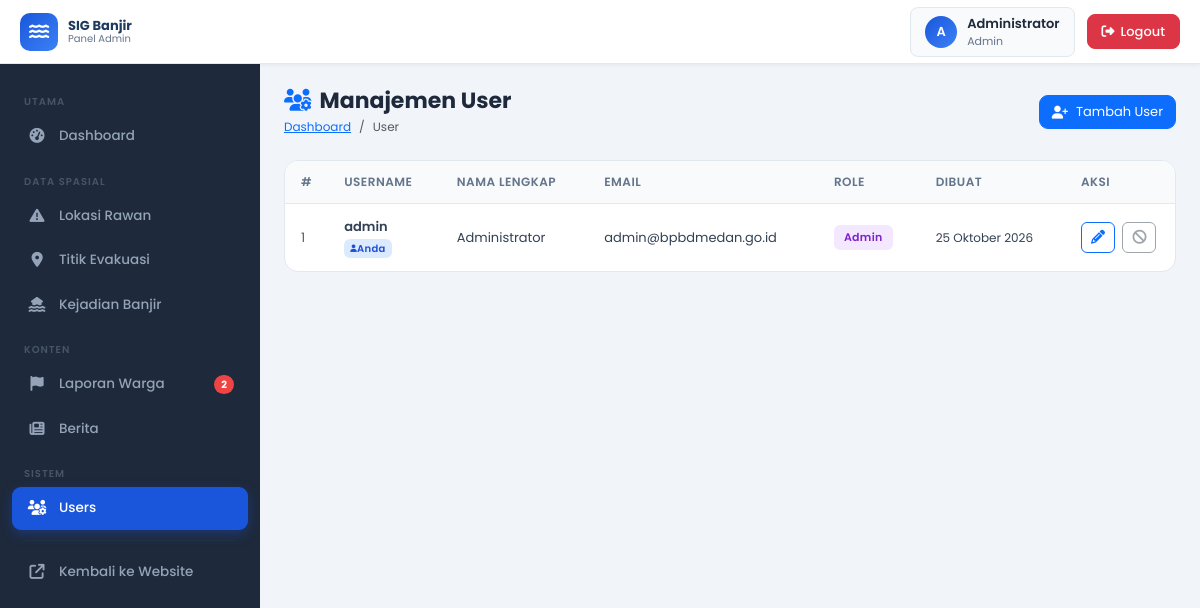
The page /admin/users.php (signed in) on the database its author committed.
### tables this page shows
CREATE TABLE users (
  id INT PRIMARY KEY AUTO_INCREMENT,
  username VARCHAR(50) UNIQUE NOT NULL,
  password VARCHAR(255) NOT NULL,
  nama_lengkap VARCHAR(100) NOT NULL,
  email VARCHAR(100),
  role ENUM('admin','operator') DEFAULT 'admin',
  created_at TIMESTAMP DEFAULT CURRENT_TIMESTAMP
);

### includes/functions.php (called while the page is built, shortened)
<?php
function formatDate(string $date, string $format = 'd F Y'): string {
    $bulanIndo = [
        1 => 'Januari', 'Februari', 'Maret', 'April', 'Mei', 'Juni',
        'Juli', 'Agustus', 'September', 'Oktober', 'November', 'Desember'
    ];
    $hariIndo = [
        'Sunday'    => 'Minggu',
        'Monday'    => 'Senin',
        'Tuesday'   => 'Selasa',
        'Wednesday' => 'Rabu',
        'Thursday'  => 'Kamis',
        'Friday'    => 'Jumat',
        'Saturday'  => 'Sabtu'
    ];
    $timestamp = is_numeric($date) ? $date : strtotime($date);
    $tanggal = date('j', $timestamp);
    $bulan = $bulanIndo[(int)date('n', $timestamp)];
    $tahun = date('Y', $timestamp);
    $hari = $hariIndo[date('l', $timestamp)];
    if ($format === 'd F Y') {
        return $tanggal . ' ' . $bulan . ' ' . $tahun;
    } elseif ($format === 'l, d F Y') {
        return $hari . ', ' . $tanggal . ' ' . $bulan . ' ' . $tahun;
    } elseif ($format === 'd/m/Y') {
        return date('d/m/Y', $timestamp);
    } else {
        return date($format, $timestamp);
    }
}

### admin/users.php (the view, shortened to what this page needs)
<?php
require_once __DIR__ . '/../includes/functions.php';
$db = getDB();
$userList = $db->query("
    SELECT id, username, nama_lengkap, email, role, created_at
    FROM users
    ORDER BY created_at DESC
")->fetchAll();
require_once __DIR__ . '/includes/header.php';
?>
<div class="page-header">
    <div class="page-header-left">
        <h1><i class="fa-solid fa-users-gear me-2 text-primary"></i>Manajemen User</h1>
        <nav aria-label="breadcrumb">
            <ol class="breadcrumb mb-0">
                <li class="breadcrumb-item"><a href="/GIS_BANJIR/admin/index.php">Dashboard</a></li>
                <li class="breadcrumb-item active">User</li>
            </ol>
        </nav>
    </div>
    <button class="btn btn-primary d-flex align-items-center gap-2" style="border-radius:9px; font-size:13px"
            data-bs-toggle="modal" data-bs-target="#modalTambah">
        <i class="fa-solid fa-user-plus"></i> Tambah User
    </button>
</div>
<div class="data-card">
    <div class="data-card-body">
        <?php if (count($userList) === 0): ?>
            <div class="text-center text-muted py-5">
                <i class="fa-solid fa-users fa-3x mb-3 d-block opacity-50"></i>
                Belum ada data user.
            </div>
        <?php else: ?>
        <div class="table-responsive">
            <table class="admin-table w-100" aria-label="Tabel Manajemen User">
                <thead>
                    <tr>
                        <th style="width:40px">#</th>
                        <th>Username</th>
                        <th>Nama Lengkap</th>
                        <th>Email</th>
                        <th>Role</th>
                        <th>Dibuat</th>
                        <th style="width:110px">Aksi</th>
                    </tr>
                </thead>
                <tbody>
                    <?php foreach ($userList as $i => $usr): ?>
                    <tr>
                        <td class="text-muted"><?= $i + 1 ?></td>
                        <td>
                            <div style="font-weight:600"><?= htmlspecialchars($usr['username'], ENT_QUOTES, 'UTF-8') ?></div>
                            <?php if ($usr['id'] === (int) $_SESSION['admin_id']): ?>
                                <span class="admin-badge" style="background:#dbeafe; color:#1d4ed8; font-size:10px; padding:2px 6px">
                                    <i class="fa-solid fa-user fa-xs"></i> Anda
                                </span>
                            <?php endif; ?>
                        </td>
                        <td><?= htmlspecialchars($usr['nama_lengkap'], ENT_QUOTES, 'UTF-8') ?></td>
                        <td style="font-size:13px"><?= htmlspecialchars($usr['email'] ?? '-', ENT_QUOTES, 'UTF-8') ?></td>
                        <td>
                            <span class="admin-badge badge-<?= $usr['role'] ?>">
                                <?= ucfirst($usr['role']) ?>
                            </span>
                        </td>
                        <td style="font-size:12px"><?= formatDate($usr['created_at']) ?></td>
                        <td>
                            <button class="btn btn-sm btn-outline-primary me-1" style="border-radius:6px; padding:4px 9px"
                                    onclick="bukaModalEdit(<?= htmlspecialchars(json_encode($usr), JSON_HEX_TAG|JSON_HEX_APOS|JSON_HEX_QUOT|JSON_HEX_AMP) ?>)"
                                    title="Edit User" aria-label="Edit <?= htmlspecialchars($usr['username'], ENT_QUOTES, 'UTF-8') ?>">
                                <i class="fa-solid fa-pencil"></i>
                            </button>
                            <?php if ($usr['id'] !== (int) $_SESSION['admin_id']): ?>
                            <form id="hapus-<?= $usr['id'] ?>" method="POST" class="d-inline">
                                <input type="hidden" name="csrf_token" value="<?= htmlspecialchars(generateCSRF(), ENT_QUOTES, 'UTF-8') ?>">
                                <input type="hidden" name="action" value="hapus">
                                <input type="hidden" name="id" value="<?= $usr['id'] ?>">
                                <button type="button" class="btn btn-sm btn-outline-danger" style="border-radius:6px; padding:4px 9px"
                                        onclick="konfirmasiHapus('hapus-<?= $usr['id'] ?>', '<?= htmlspecialchars(addslashes($usr['username']), ENT_QUOTES, 'UTF-8') ?>')"
                                        title="Hapus User" aria-label="Hapus <?= htmlspecialchars($usr['username'], ENT_QUOTES, 'UTF-8') ?>">
                                    <i class="fa-solid fa-trash"></i>
                                </button>
                            </form>
                            <?php else: ?>
                            <button type="button" class="btn btn-sm btn-outline-secondary" style="border-radius:6px; padding:4px 9px; cursor:not-allowed" disabled title="Tidak dapat hapus akun sendiri">
                                <i class="fa-solid fa-ban"></i>
                            </button>
                            <?php endif; ?>
                        </td>
                    </tr>
                    <?php endforeach; ?>
                </tbody>
            </table>
        </div>
        <?php endif; ?>
    </div>
</div>
<?php require_once __DIR__ . '/includes/footer.php'; ?>

### admin/includes/header.php (style rules this page uses)
:root { --admin-primary: #1a56db; --admin-secondary: #1e3a5f; --admin-sidebar-bg: #1e293b; --admin-sidebar-hover: #334155; --admin-sidebar-active: #1a56db; --admin-sidebar-width: 260px; --admin-topbar-height: 64px; --admin-text-light: #94a3b8; }
*, *::before, *::after { box-sizing: border-box; }
body { font-family: 'Poppins', sans-serif; background-color: #f1f5f9; color: #334155; font-size: 14px; }
.page-header { display: flex; align-items: center; justify-content: space-between; margin-bottom: 24px; }
.page-header-left h1 { font-size: 22px; font-weight: 700; color: #1e293b; margin: 0; }
.page-header-left .breadcrumb { font-size: 12px; margin: 4px 0 0; }
.data-card { background: #fff; border-radius: 14px; border: 1px solid #e2e8f0; overflow: hidden; }
.data-card .data-card-body { padding: 0; }
.admin-table { width: 100%; border-collapse: collapse; }
.admin-table th { background: #f8fafc; padding: 12px 16px; font-size: 12px; font-weight: 600; text-transform: uppercase; letter-spacing: .5px; color: #64748b; border-bottom: 1px solid #e2e8f0; white-space: nowrap; }
.admin-table td { padding: 13px 16px; border-bottom: 1px solid #f1f5f9; font-size: 13px; color: #334155; vertical-align: middle; }
.admin-table tbody tr:last-child td { border-bottom: none; }
.badge-admin { background: #f3e8ff; color: #7e22ce; }
.admin-badge { display: inline-flex; align-items: center; padding: 4px 10px; border-radius: 6px; font-size: 11px; font-weight: 600; letter-spacing: .3px; white-space: nowrap; }

### rows shown on the page
users: username "admin", shows "Anda", nama_lengkap "Administrator", email "admin@bpbdmedan.go.id", role "Admin", created_at "25 Oktober 2026"

### other values the page prints
substr($_SESSION['admin_nama'] ?? 'A', 0, 1) "A"
$_SESSION['admin_nama'] "Administrator"
$_SESSION['admin_role'] "Admin"
$badgeMenunggu "2"
